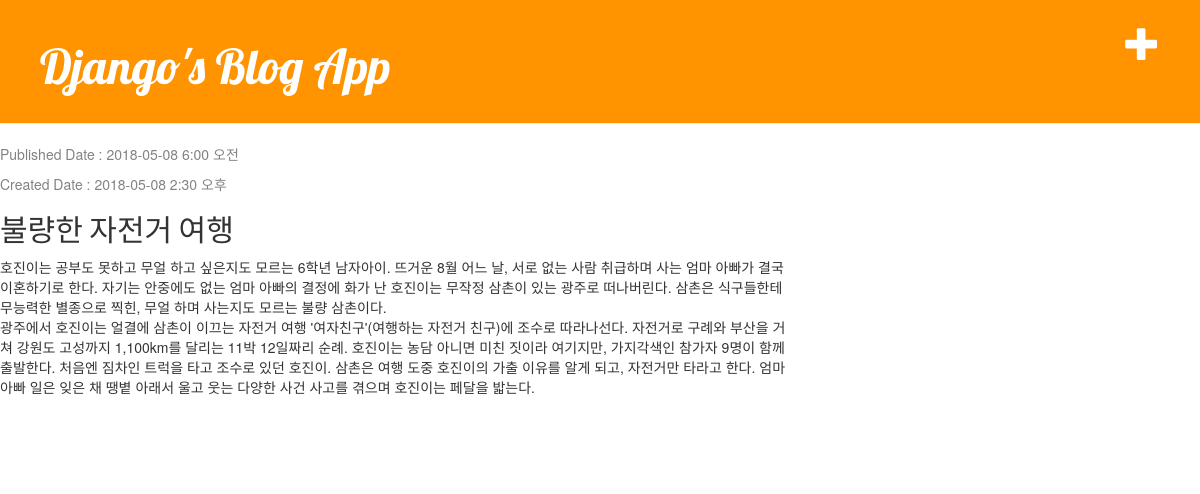
Screenshot of /post/3/ with the database file from the repository.
### blog/models.py (models this page shows, shortened)
class Post(models.Model):
    author=models.ForeignKey('auth.user')
    title=models.CharField(max_length=200)
    text=models.TextField()
    created_date=models.DateTimeField(default=timezone.now)
    published_date=models.DateTimeField(blank=True,null=True)

### blog/views.py (the view)
# urls.py: url(r'^post/(?P<pk>\d+)/$', views.post_detail, name='post_detail'),
def post_detail(request,pk):
    post = get_object_or_404(Post,pk=pk)
    return render(request,'blog/post_detail.html',{'post':post})

### blog/templates/blog/post_detail.html
{% extends 'blog/base.html' %}
{% block content %}
<div class="post">
    <div class="date">
        {% if post.published_date %}
            <p>Published Date : {{post.published_date|date:"Y-m-d g:i a"}}</p>
        {% endif %}
        <p>Created Date : {{ post.created_date|date:"Y-m-d g:i a" }}</p>
    </div>
    <h2>{{post.title}}</h2>
    <p>{{post.text|linebreaksbr}}</p>
</div>
{% endblock %}

### blog/static/css/blog.css (style rules this page uses)
h1, h2, h3, h4 { font-family: 'Lobster', cursive; }
.date { color: #828282; }
.post { margin-bottom: 70px; }

### rows the page displays
Post: published_date "2018-05-08 6:00 오전", created_date "2018-05-08 2:30 오후", title "불량한 자전거 여행", text "호진이는 공부도 못하고 무얼 하고 싶은지도 모르는 6학년 남자아이. 뜨거운 8월 어느 날, 서로 없는 사람 취급하며 사는 엄마 아빠가 결국 이혼하기로 한다. 자기는 안중에도 없는 엄마 아빠의 결정에 화가 난 호진이는 무작정 삼촌이 있는 광주로 떠나버린다. 삼촌은 식구들한테 무능력한 별종으로 찍힌, 무얼 하며 사는지도 모르는 불량 삼촌이다. 광주에서 호진이는 얼결에 삼촌이 이끄는 자전거 여행 '여자친구'(여행하는 자전거 친구)에 조수로 따라나선다. 자전거로 구례와 부산을 거쳐 강원도 고성까지 1,100km를 달리는 11박 12일짜리 순례. 호진이는 농담 아니면 미친 짓이라 여기지만, 가지각색인 참가자 9명이 함께 출발한다. 처음엔 짐차인 트럭을 타고 조수로 있던 호진이. 삼촌은 여행 도중 호진이의 가출 이유를 알게 되고, 자전거만 타라고 한다. 엄마 아빠 일은 잊은 채 땡볕 아래서 울고 웃는 다양한 사건 사고를 겪으며 호진이는 페달을 밟는다."
